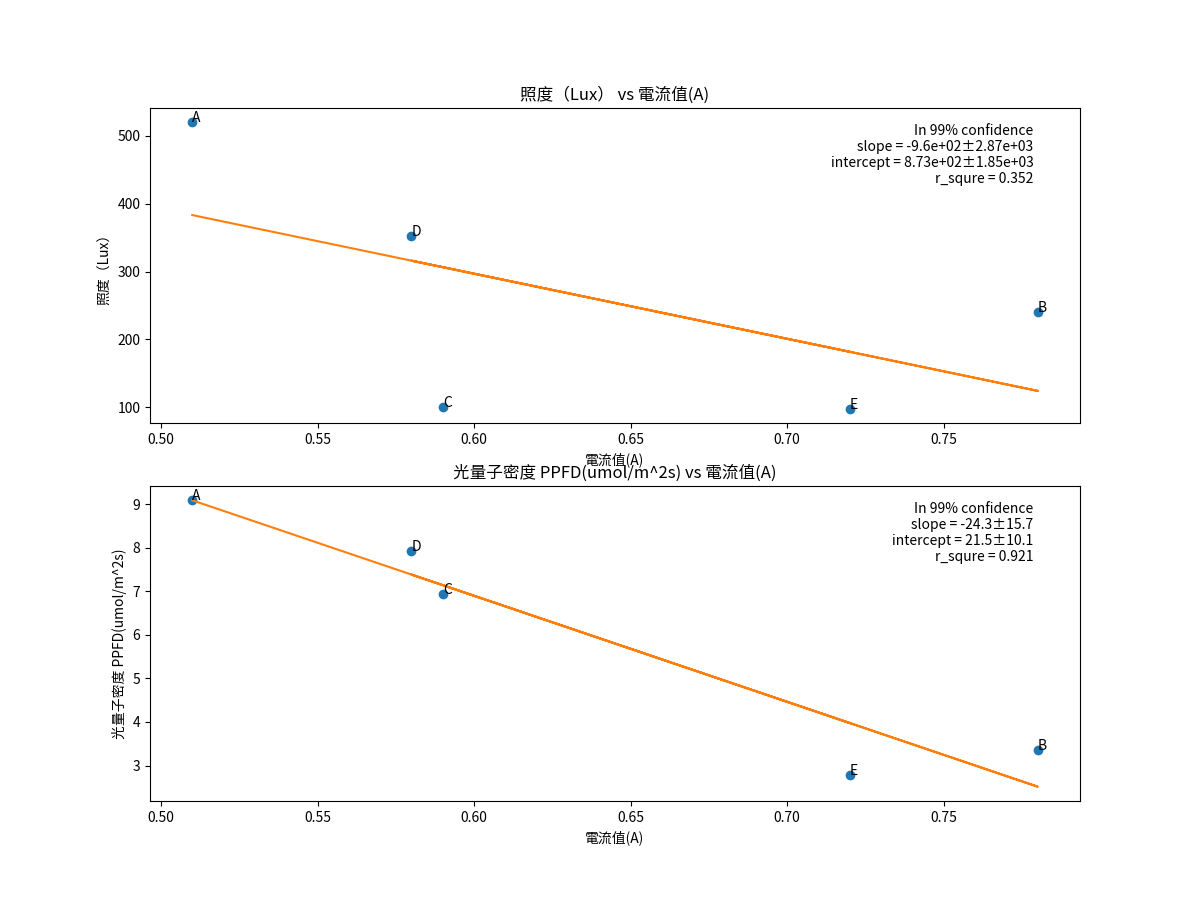

Python code for this plot:
import numpy as np
import matplotlib.pyplot as plt
from scipy.stats import t

plt.figure(figsize=(12, 9))

"""
A B C D E
目測燈管顏色	白	橘	藍	白	紅
20cm
"""

data_ori = """
520	241	101	352	98
9.086	3.3572	6.9353	7.9326	2.7841
7.5746	3.0126	5.0793	6.4479	2.7191
0.42	2.15	0.01	0.26	171.29
7.26	7.01	1.03	6.09	49.52
"""

# this function copy from bending.py
def plotOne(x, y):
    x = np.array(x)
    y = np.array(y)
    # https://en.wikipedia.org/wiki/Simple_linear_regression
    # bx + a
    head_b = np.sum((x - x.mean()) * (y - y.mean())) / np.sum((x - x.mean()) ** 2)
    head_a = y.mean() - head_b * x.mean()
    fit_y = head_b * x + head_a
    r_square = np.sum((fit_y - y.mean()) ** 2) / np.sum((y - y.mean()) ** 2)

    # confidence of slope and intercept
    n = len(x)
    var_b = np.sum((y - fit_y) ** 2) / (n + 2) / np.sum((x - x.mean()) ** 2)
    intval_b = np.sqrt(var_b) * t.ppf(0.995, n - 2)
    var_a = var_b * np.sum(x ** 2) / n
    intval_a = np.sqrt(var_a) * t.ppf(0.995, n - 2)

    # plot
    text = '''\
In 99% confidence
slope = {:.3}±{:.3}
intercept = {:.3}±{:.3}
r_squre = {:.3}
'''.format(head_b, intval_b, head_a, intval_a, r_square)
    plt.text(.95, .95, text,
             horizontalalignment='right',
             verticalalignment='top',
             transform=plt.gca().transAxes)
    # plt.plot(x, y, 'o', label="original data")
    plt.plot(x, fit_y, label="fit line")
    # plt.legend(loc = 0)

data = np.array(data_ori.split(), dtype=np.float).reshape(5, 5)
amp = np.array("0.51	0.78	0.59	0.58	0.72".split(), dtype=np.float)
amptext = "電流值(A)"

names = ["照度（Lux）", "光量子密度 PPFD(umol/m^2s)", "有效光量電子密度 YPFD(umol/m^2s)", "R/B", "R/FR"]


for i in range(2):
    plt.subplot(211 + i)
    plt.title(names[i] + " vs " + amptext)
    plt.ylabel(names[i])
    plt.xlabel(amptext)
    plt.plot(amp, data[i, :], 'o')
    plotOne(amp, data[i, :])
    for j, tex in enumerate(["A", "B", "C" ,"D" ,"E"]):
        plt.annotate(tex, (amp[j], data[i, j]))
plt.savefig("energy.png")
plt.show()
